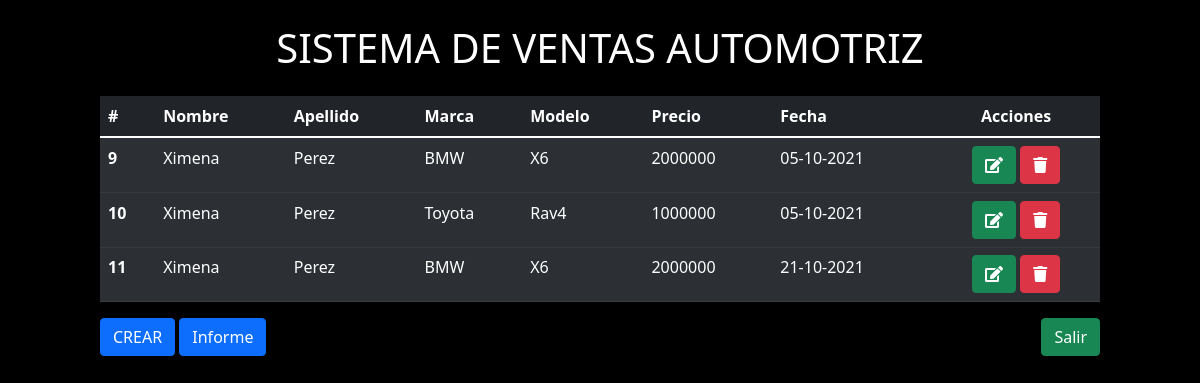
/sistema.php (signed in), run on the app's committed database.
### tables this page shows
CREATE TABLE `ventas` (
  `id` int(10) unsigned NOT NULL AUTO_INCREMENT,
  `usuario_id` int(10) unsigned NOT NULL,
  `auto_id` int(10) unsigned NOT NULL,
  `fecha` date NOT NULL,
  PRIMARY KEY (`id`),
  KEY `fk_usuarios_ventas_idx` (`usuario_id`),
  KEY `fk_autos_ventas_idx` (`auto_id`),
  CONSTRAINT `fk_autos_ventas` FOREIGN KEY (`auto_id`) REFERENCES `autos` (`id`) ON DELETE NO ACTION ON UPDATE NO ACTION,
  CONSTRAINT `fk_usuarios_ventas` FOREIGN KEY (`usuario_id`) REFERENCES `usuarios` (`id`) ON DELETE NO ACTION ON UPDATE NO ACTION
);

CREATE TABLE `usuarios` (
  `id` int(10) unsigned NOT NULL AUTO_INCREMENT,
  `usuario` varchar(45) NOT NULL,
  `clave` varchar(255) NOT NULL,
  `nombre` varchar(200) NOT NULL,
  `apellido` varchar(200) NOT NULL,
  `superadmin` tinyint(4) NOT NULL DEFAULT '0',
  PRIMARY KEY (`id`),
  UNIQUE KEY `usuario` (`usuario`)
);

CREATE TABLE `autos` (
  `id` int(10) unsigned NOT NULL AUTO_INCREMENT,
  `marca` varchar(45) NOT NULL,
  `modelo` varchar(45) NOT NULL,
  `precio` float NOT NULL,
  PRIMARY KEY (`id`)
);

### repositorios/UsuarioRepository.php (called while the page is built, shortened)
<?php
    include_once('./clases/Usuario.php');
    class UsuarioRepository
    {
        public static function all()
        {
            try
            {
                $bd = Conector::conectar();
                $consulta = $bd->prepare("select * from usuarios");
                $consulta->execute();
                $resultado = $consulta->fetchAll(PDO::FETCH_ASSOC);
                $usuarios = [];
                foreach($resultado as $r)
                {
                    $usuarios[] = new Usuario($r['id'],$r['usuario'],$r['clave'],$r['nombre'],$r['apellido'], $r['superadmin']);
                }
                return $usuarios;
            } catch(PDOException $e)
            {
                echo "No se realiza la consulta <br>".$e->getMessage();
                exit;
            }
        }
    }
?>

### clases/Usuario.php (called while the page is built, shortened)
<?php
    class Usuario {
        protected $nombre;
        protected $apellido;
        protected $superadmin;
        public function setNombre($nombre)
        {
            $this->nombre = $nombre;
        }
        public function getNombre()
        {
            return $this->nombre;
        }
        public function setApellido($apellido)
        {
            $this->apellido = $apellido;
        }
        public function getApellido()
        {
            return $this->apellido;
        }
        public function setSuperadmin($superadmin)
        {
            $this->superadmin = $superadmin;
        }
        public function getSuperadmin()
        {
            return $this->superadmin;
        }
    }
?>

### repositorios/VentaRepository.php (called while the page is built, shortened)
<?php
    include_once('./clases/Venta.php');
    class VentaRepository
    {
        public static function all()
        {
            try
            {
                $bd = Conector::conectar();
                $consulta = $bd->prepare("select * from ventas");
                $consulta->execute();
                $resultado = $consulta->fetchAll(PDO::FETCH_ASSOC);
                $ventas = [];
                foreach($resultado as $r)
                {
                    $ventas[] = new Venta($r['id'],$r['usuario_id'],$r['auto_id'],$r['fecha']);
                }
                return $ventas;
            } catch(PDOException $e)
            {
                echo "No se realiza la consulta <br>".$e->getMessage();
                exit;
            }
        }
    }
?>

### clases/Venta.php (called while the page is built, shortened)
<?php
    require_once('./clases/Auto.php');
    require_once('./clases/Usuario.php');
    class Venta {
        protected $id;
        protected $usuario_id;
        protected $auto_id;
        protected $fecha;
        public function getId()
        {
                return $this->id;
        }
        public function setId($id)
        {
                $this->id = $id;
        }
        public function getUsuarioId()
        {
                return $this->usuario_id;
        }
        public function setUsuarioId($usuario_id)
        {
                $this->usuario_id = $usuario_id;
        }
        public function getAutoId()
        {
                return $this->auto_id;
        }
        public function setAutoId($auto_id)
        {
                $this->auto_id = $auto_id;
        }
        public function getFecha()
        {
                return $this->fecha;
        }
        public function setFecha($fecha)
        {
                $this->fecha = $fecha;
        }
        public function auto()
        {
                try
            {
                $bd = Conector::conectar();
                $consulta = $bd->prepare("select * from autos where id = ?");
                $consulta->bindValue(1, $this->getAutoId());
                $consulta->execute();
                $resultado = $consulta->fetch(PDO::FETCH_ASSOC);
                $auto = new Auto($resultado['id'],$resultado['marca'],$resultado['modelo'],$resultado['precio']);
                return $auto;
            } catch(PDOException $e)
            {
                echo "No se realizar la consulta <br>".$e->getMessage();
                exit;
            }
        }
        public function usuario()
        {
                try
            {
                $bd = Conector::conectar();
                $consulta = $bd->prepare("select * from usuarios where id = ?");
                $consulta->bindValue(1, $this->getUsuarioId());
                $consulta->execute();
                $resultado = $consulta->fetch(PDO::FETCH_ASSOC);
                $usuario = new Usuario($resultado['id'],$resultado['usuario'],$resultado['clave'],$resultado['nombre'],$resultado['apellido'], $resultado['superadmin']);
                return $usuario;
            } catch(PDOException $e)
            {
                echo "No se realizar la consulta <br>".$e->getMessage();
                exit;
            }
        }
    }
?>

### clases/Auto.php (called while the page is built, shortened)
<?php
    class Auto {
        protected $marca;
        protected $modelo;
        protected $precio;
        public function setMarca($marca)
        {
            $this->marca = $marca;
        }
        public function getMarca()
        {
            return $this->marca;
        }
        public function setModelo($modelo)
        {
            $this->modelo = $modelo;
        }
        public function getModelo()
        {
            return $this->modelo;
        }
        public function setPrecio($precio)
        {
            $this->precio = $precio;
        }
        public function getPrecio()
        {
            return $this->precio;
        }
    }
?>

### sistema.php (the view, shortened to what this page needs)
<?php
include_once('./clases/Usuario.php');
include_once('./repositorios/UsuarioRepository.php');
include_once('./repositorios/VentaRepository.php');
$ventas = VentaRepository::all();
$usuarios = UsuarioRepository::all();
$usuario = $_SESSION['usuario'];
$usuario = new Usuario($usuario['id'], $usuario['usuario'], $usuario['clave'], $usuario['nombre'], $usuario['apellido'], $usuario['superadmin']);
?>
<!DOCTYPE html>
<html lang="en">
<head>
    <link rel="stylesheet" href="https://use.fontawesome.com/releases/v5.15.4/css/all.css">
    <link href="https://cdn.jsdelivr.net/npm/bootstrap@5.1.3/dist/css/bootstrap.min.css" rel="stylesheet">
    <link rel="stylesheet" href="./css/style.css">
</head>
<body>
    <div class="col-10 mx-auto">
        <h1 class="text-uppercase text-center mt-4">
            sistema de ventas automotriz
        </h1>
        <table class="table table-dark table-striped mt-4">
            <thead>
                <tr>
                    <th scope="col">#</th>
                    <?php if ($usuario->getSuperadmin()) : ?>
                        <th scope="col">Nombre</th>
                    <?php endif; ?>
                    <?php if ($usuario->getSuperadmin()) : ?>
                        <th scope="col">Apellido</th>
                    <?php endif; ?>
                    <th scope="col">Marca</th>
                    <th scope="col">Modelo</th>
                    <th scope="col">Precio</th>
                    <th scope="col">Fecha</th>
                    <?php if ($usuario->getSuperadmin()) : ?>
                        <th scope="col" style="text-align:center !important;">Acciones</th>
                    <?php endif; ?>
                </tr>
            </thead>
            <tbody>
                <?php if (count($ventas)) : ?>
                    <?php foreach ($ventas as $venta) : ?>
                        <tr>
                            <th scope="row"><?= $venta->getId() ?></th>
                            <?php if ($usuario->getSuperadmin()) : ?>
                                <td><?= $venta->usuario()->getNombre() ?></td>
                            <?php endif; ?>
                            <?php if ($usuario->getSuperadmin()) : ?>
                                <td><?= $venta->usuario()->getApellido() ?></td>
                            <?php endif; ?>
                            <td><?= $venta->auto()->getMarca() ?></td>
                            <td><?= $venta->auto()->getModelo() ?></td>
                            <td><?= $venta->auto()->getPrecio() ?></td>
                            <td><?= date_format(new DateTime($venta->getFecha()), 'd-m-Y') ?></td>
                            <?php if ($usuario->getSuperadmin()) : ?>
                                <td class="text-center ">
                                    <button type="button" class="btn btn-success" data-bs-toggle="modal" data-bs-target="#editarVenta<?= $venta->getId() ?>">
                                        <i class="fas fa-edit"></i>
                                    </button>
                                                            <?php foreach ($usuarios as $user) : ?>
                                                                <option value="<?= $user->getId() ?>" <?= ($user->getId() == $venta->usuario()->getId()) ? 'selected' : '' ?>>
                                                                </option>
                                                            <?php endforeach; ?>
                                    <button type="button" class="btn btn-danger" data-bs-toggle="modal" data-bs-target="#eliminarVenta<?= $venta->getId() ?>">
                                        <i class="fas fa-trash"></i>
                                    </button>
                                </td>
                            <?php endif; ?>
                        <tr>
                        <?php endforeach; ?>
                    <?php endif; ?>
                    </tr>
            </tbody>
        </table>
        <button type="button" class="btn btn-primary" data-bs-toggle="modal" data-bs-target="#crearVenta">
            CREAR
        </button>
        <button type="button" class="btn btn-primary" data-bs-toggle="modal" data-bs-target="#informe">
            Informe
        </button>
        <form action="sistema.php" method="POST" id="form-salir" class="float-end">
            <button type="submit" class="btn btn-success">
                Salir
            </button>
         </form>
    </div>
</body>
</html>

### css/style.css (style rules this page uses)
* { padding: 0; margin: 0; box-shadow: border-box; }
body { background-color: black !important; color: #fff !important; }

### data on the page
ventas: id "9", usuario.nombre "Ximena", usuario.apellido "Perez", auto.marca "BMW", auto.modelo "X6", auto.precio "2000000", fecha "05-10-2021"
ventas: id "10", usuario.nombre "Ximena", usuario.apellido "Perez", auto.marca "Toyota", auto.modelo "Rav4", auto.precio "1000000", fecha "05-10-2021"
ventas: id "11", usuario.nombre "Ximena", usuario.apellido "Perez", auto.marca "BMW", auto.modelo "X6", auto.precio "2000000", fecha "21-10-2021"
